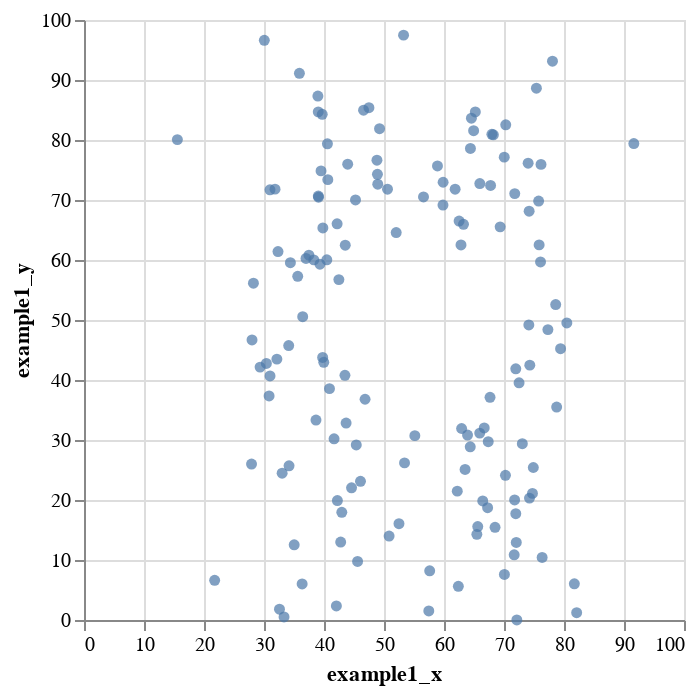
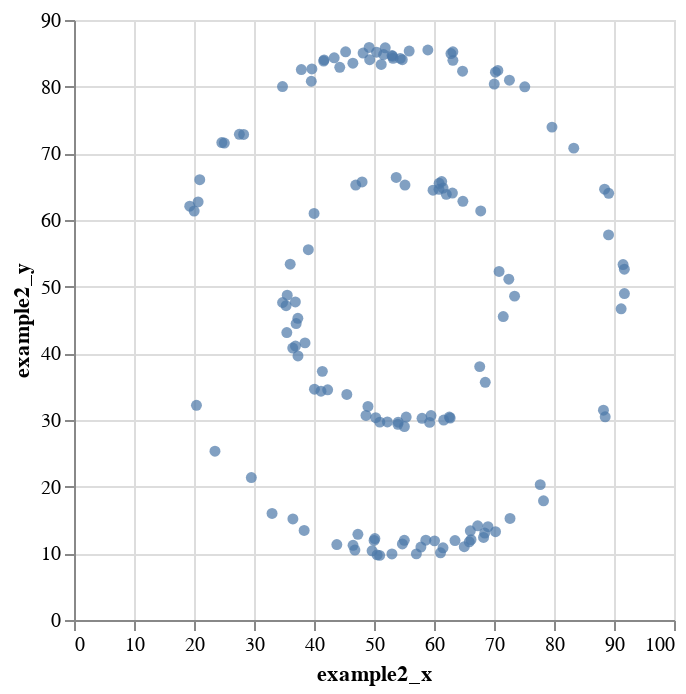
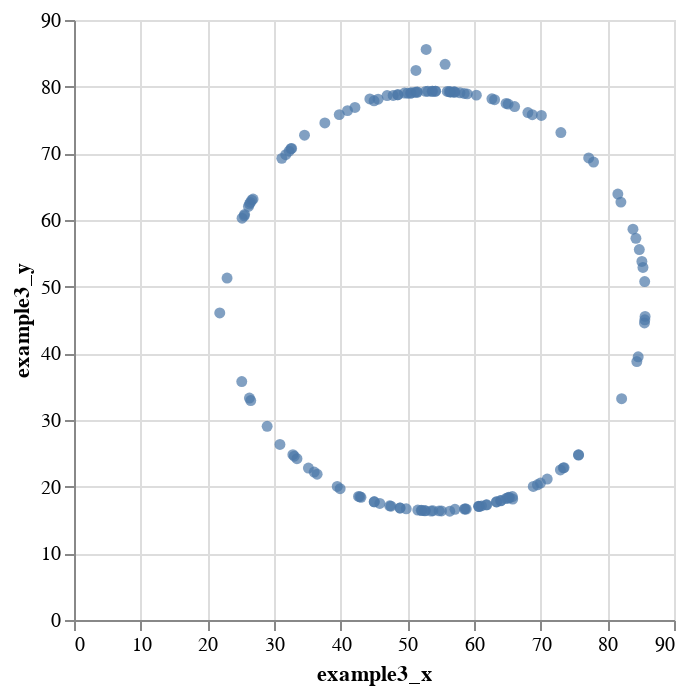
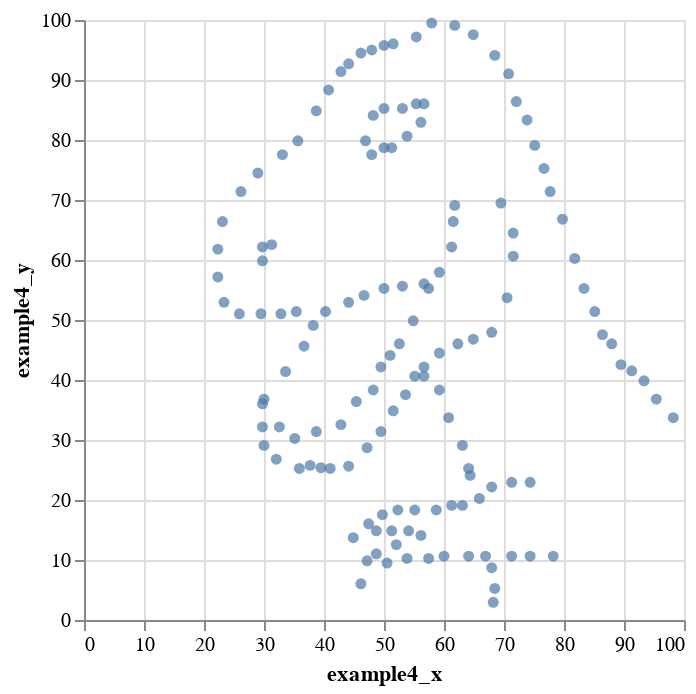

The notebook cell these images were saved under, in order:
### Markdown cell above
### Execise 4

Write a loop that iterates over these example datasets, and using Altair library, plot a simple scatter plot of each dataset with the `x` variable on the x-axis and the `y` variable on the y-axis.

Hint: When writing this type of code, it is often best to start by writing code to do what you want for the first iteration of the loop. Once you have code that works for the first example dataset, then write the full loop around it. 

Hint 2: To force Jupyter to display your charts when they're generated within a loop, use the method `.show()` (e.g. `my_chart.show()`).

Hint 3: You will need to change the range of the axes to make the plots look good!

### Code cell
import altair as alt

for i in range(13):
    df = datasaurus[datasaurus.columns[i * 2 : i * 2 + 2]]
    x_name = df.columns[0]
    y_name = df.columns[1]
    chart = alt.Chart(df).mark_circle().encode(x=x_name, y=y_name)

    chart.display()

### Figure 1 — Vega-Lite specification as saved in the notebook (floating-point values rounded to 4 significant figures; data arrays with more than 128 entries replaced by an {"elided": "..."} marker saying what was removed)
{"config": {"view": {"continuousWidth": 300, "continuousHeight": 300}}, "data": {"name": "data-325f483a8aa38703b39aaa8b219fd6f5"}, "mark": {"type": "circle"}, "encoding": {"x": {"field": "example1_x", "type": "quantitative"}, "y": {"field": "example1_y", "type": "quantitative"}}, "$schema": "https://vega.github.io/schema/vega-lite/v5.15.1.json", "datasets": {"data-325f483a8aa38703b39aaa8b219fd6f5": {"elided": "142 records"}}}

### Figure 2 — Vega-Lite specification as saved in the notebook (floating-point values rounded to 4 significant figures; data arrays with more than 128 entries replaced by an {"elided": "..."} marker saying what was removed)
{"config": {"view": {"continuousWidth": 300, "continuousHeight": 300}}, "data": {"name": "data-b05ed95a5a80cd4ae25ebd9cf1c584da"}, "mark": {"type": "circle"}, "encoding": {"x": {"field": "example2_x", "type": "quantitative"}, "y": {"field": "example2_y", "type": "quantitative"}}, "$schema": "https://vega.github.io/schema/vega-lite/v5.15.1.json", "datasets": {"data-b05ed95a5a80cd4ae25ebd9cf1c584da": {"elided": "142 records"}}}

### Figure 3 — Vega-Lite specification as saved in the notebook (floating-point values rounded to 4 significant figures; data arrays with more than 128 entries replaced by an {"elided": "..."} marker saying what was removed)
{"config": {"view": {"continuousWidth": 300, "continuousHeight": 300}}, "data": {"name": "data-8e5ac9046f913dfbaae0deb21d6a298b"}, "mark": {"type": "circle"}, "encoding": {"x": {"field": "example3_x", "type": "quantitative"}, "y": {"field": "example3_y", "type": "quantitative"}}, "$schema": "https://vega.github.io/schema/vega-lite/v5.15.1.json", "datasets": {"data-8e5ac9046f913dfbaae0deb21d6a298b": {"elided": "142 records"}}}

### Figure 4 — Vega-Lite specification as saved in the notebook (floating-point values rounded to 4 significant figures; data arrays with more than 128 entries replaced by an {"elided": "..."} marker saying what was removed)
{"config": {"view": {"continuousWidth": 300, "continuousHeight": 300}}, "data": {"name": "data-ff4e6b86fea86546b9ccfdb138ff0e7f"}, "mark": {"type": "circle"}, "encoding": {"x": {"field": "example4_x", "type": "quantitative"}, "y": {"field": "example4_y", "type": "quantitative"}}, "$schema": "https://vega.github.io/schema/vega-lite/v5.15.1.json", "datasets": {"data-ff4e6b86fea86546b9ccfdb138ff0e7f": {"elided": "142 records"}}}
